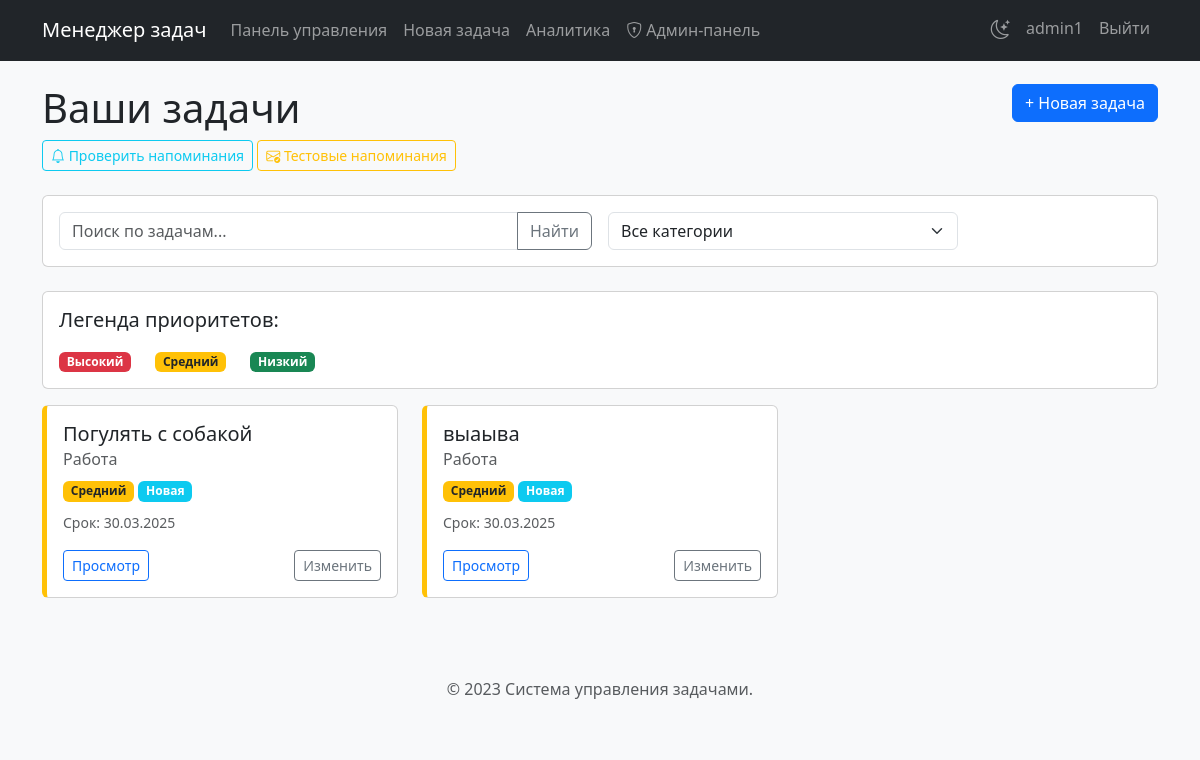
The app's page /dashboard (signed in) with its own data.
### tables this page shows
CREATE TABLE tasks (
        id INTEGER PRIMARY KEY,
        user_id INTEGER NOT NULL,
        title TEXT NOT NULL,
        description TEXT,
        category TEXT,
        priority TEXT,
        due_date DATE,
        status TEXT DEFAULT "Новая",
        created_at TIMESTAMP DEFAULT CURRENT_TIMESTAMP,
        send_reminder BOOLEAN DEFAULT 0,
        reminder_time INTEGER DEFAULT 24,
        FOREIGN KEY (user_id) REFERENCES users (id)
    );

### app.py (the view)
@app.route('/dashboard')
def dashboard():
    if 'user_id' not in session:
        return redirect(url_for('login'))
    search_query = request.args.get('search', '')
    category_filter = request.args.get('category', '')
    conn = sqlite3.connect('tasks.db')
    c = conn.cursor()
    query = """
    SELECT id, title, category, priority, due_date, status, created_at
    FROM tasks
    WHERE user_id = ?
    """
    params = [session['user_id']]
    if search_query:
        query += " AND (title LIKE ? OR description LIKE ?) "
        search_param = f"%{search_query}%"
        params.extend([search_param, search_param])
    if category_filter:
        query += " AND category = ? "
        params.append(category_filter)
    query += """
    ORDER BY
        CASE status
            WHEN 'Завершена' THEN 2
            ELSE 1
        END,
        CASE priority
            WHEN 'Высокий' THEN 1
            WHEN 'Средний' THEN 2
            WHEN 'Низкий' THEN 3
            ELSE 4
        END,
        due_date
    """
    c.execute(query, params)
    tasks = c.fetchall()
    c.execute("SELECT DISTINCT category FROM tasks WHERE user_id = ? ORDER BY category",
              (session['user_id'],))
    categories = [row[0] for row in c.fetchall() if row[0]]  # Исключаем пустые категории
    conn.close()
    return render_template('dashboard.html',
                           tasks=tasks,
                           format_datetime=format_datetime,
                           search_query=search_query,
                           category_filter=category_filter,
                           categories=categories)

### app.py (called while the page is built, shortened)
def format_datetime(dt, user_timezone=None):
    if not dt:
        return None
    if not user_timezone:
        user_timezone = session.get('timezone', 'Europe/Moscow')
    if isinstance(dt, str):
        try:
            dt = datetime.strptime(dt, '%Y-%m-%d %H:%M:%S')
        except ValueError:
            try:
                dt = datetime.strptime(dt, '%Y-%m-%d')
                return dt.strftime('%d.%m.%Y')
            except ValueError:
                return dt

### templates/dashboard.html (shortened to what this page needs)
{% extends 'base.html' %}
{% block content %}
<div class="row mb-4">
    <div class="col">
        <h1>Ваши задачи</h1>
        <div class="mt-2">
            <a href="{{ url_for('send_reminders') }}" class="btn btn-sm btn-outline-info" title="Просмотр расписанных напоминаний">
                <i class="bi bi-bell"></i> Проверить напоминания
            </a>
            <a href="{{ url_for('send_reminders', test_mode=1) }}" class="btn btn-sm btn-outline-warning" title="Отправить тестовые напоминания">
                <i class="bi bi-envelope-check"></i> Тестовые напоминания
            </a>
        </div>
    </div>
    <div class="col-auto">
        <a href="{{ url_for('new_task') }}" class="btn btn-primary">+ Новая задача</a>
    </div>
</div>
<div class="row mb-4">
    <div class="col-md-12">
        <div class="card">
            <div class="card-body">
                <form method="GET" action="{{ url_for('dashboard') }}" class="row g-3">
                    <div class="col-md-6">
                        <div class="input-group">
                            <input type="text" class="form-control" placeholder="Поиск по задачам..."
                                  name="search" value="{{ search_query }}">
                            <button class="btn btn-outline-secondary" type="submit">Найти</button>
                        </div>
                    </div>
                    <div class="col-md-4">
                        <select class="form-select" name="category" onchange="this.form.submit()">
                            <option value="">Все категории</option>
                        </select>
                    </div>
                    <div class="col-md-2">
                    </div>
                </form>
            </div>
        </div>
    </div>
</div>
<div class="row mb-3">
    <div class="col">
        <div class="card">
            <div class="card-body">
                <div class="d-flex justify-content-between mb-2">
                    <h5>Легенда приоритетов:</h5>
                </div>
                <div class="d-flex gap-4">
                    <div><span class="badge bg-danger">Высокий</span></div>
                    <div><span class="badge bg-warning text-dark">Средний</span></div>
                    <div><span class="badge bg-success">Низкий</span></div>
                </div>
            </div>
        </div>
    </div>
</div>
{% if tasks %}
<div class="row">
    {% for task in tasks %}
    <div class="col-md-4">
        <div class="card task-card {% if task[5] == 'Завершена' %}completed-task{% endif %}
            {% if task[3] == 'Высокий' %}high-priority{% elif task[3] == 'Средний' %}medium-priority{% elif task[3] == 'Низкий' %}low-priority{% endif %}">
            <div class="card-body">
                <h5 class="card-title">{{ task[1] }}</h5>
                <h6 class="card-subtitle mb-2 text-muted">{{ task[2] }}</h6>
                <div class="mb-2">
                    <span class="badge {% if task[3] == 'Высокий' %}bg-danger{% elif task[3] == 'Средний' %}bg-warning text-dark{% elif task[3] == 'Низкий' %}bg-success{% else %}bg-secondary{% endif %}">{{ task[3] }}</span>
                    <span class="badge {% if task[5] == 'Новая' %}bg-info{% elif task[5] == 'В процессе' %}bg-primary{% elif task[5] == 'Завершена' %}bg-success{% else %}bg-secondary{% endif %}">{{ task[5] }}</span>
                </div>
                {% if task[4] %}
                <p class="card-text"><small class="text-muted">Срок: {{ format_datetime(task[4], session.get('timezone')) if task[4] else 'Не указан' }}</small></p>
                {% endif %}
                <div class="d-flex justify-content-between">
                    <a href="{{ url_for('view_task', task_id=task[0]) }}" class="btn btn-sm btn-outline-primary">Просмотр</a>
                    <a href="{{ url_for('edit_task', task_id=task[0]) }}" class="btn btn-sm btn-outline-secondary">Изменить</a>
                </div>
            </div>
        </div>
    </div>
    {% endfor %}
</div>
{% else %}
<div class="alert alert-info">
    У вас пока нет задач. <a href="{{ url_for('new_task') }}">Создайте новую задачу</a>, чтобы начать.
</div>
{% endif %}
{% endblock %}

### templates/base.html (shortened to what this page needs)
<!DOCTYPE html>
<html lang="ru">
<head>
    <link href="https://cdn.jsdelivr.net/npm/bootstrap@5.3.0/dist/css/bootstrap.min.css" rel="stylesheet">
    <link href="https://cdn.jsdelivr.net/npm/bootstrap-icons@1.11.3/font/bootstrap-icons.css" rel="stylesheet">
    <link href="{{ url_for('static', filename='css/style.css') }}" rel="stylesheet">
</head>
<body>
    <nav class="navbar navbar-expand-lg navbar-dark bg-dark fixed-top">
        <div class="container">
            <a class="navbar-brand" href="{{ url_for('dashboard') if 'user_id' in session else url_for('login') }}">Менеджер задач</a>
            <div class="collapse navbar-collapse" id="navbarNav">
                {% if 'user_id' in session %}
                <ul class="navbar-nav me-auto">
                    <li class="nav-item">
                        <a class="nav-link" href="{{ url_for('dashboard') }}">Панель управления</a>
                    </li>
                    <li class="nav-item">
                        <a class="nav-link" href="{{ url_for('new_task') }}">Новая задача</a>
                    </li>
                    <li class="nav-item">
                        <a class="nav-link" href="{{ url_for('analytics') }}">Аналитика</a>
                    </li>
                    {% if session.get('is_admin') %}
                    <li class="nav-item">
                        <a class="nav-link" href="{{ url_for('admin_panel') }}">
                            <i class="bi bi-shield-lock me-1"></i>Админ-панель
                        </a>
                    </li>
                    {% endif %}
                </ul>
                <ul class="navbar-nav">
                    <li class="nav-item">
                        <div class="theme-toggle nav-link">
                            <i class="bi bi-moon-stars"></i>
                        </div>
                    </li>
                    <li class="nav-item">
                        <a class="nav-link" href="{{ url_for('profile') }}">{{ session['username'] }}</a>
                    </li>
                    <li class="nav-item">
                        <a class="nav-link" href="{{ url_for('logout') }}">Выйти</a>
                    </li>
                </ul>
                {% endif %}
            </div>
        </div>
    </nav>
    <div class="container mt-4">
        {% block content %}{% endblock %}
    </div>
    <footer class="mt-5 py-3 bg-light">
        <div class="container text-center">
            <p class="text-muted">© 2023 Система управления задачами.</p>
        </div>
    </footer>
</body>
</html>

### static/css/style.css (style rules this page uses)
.theme-toggle { cursor: pointer; padding: 0.5rem; }
.theme-toggle i { font-size: 1.2rem; transition: transform 0.3s ease; }

### templates/base.html (style rules this page uses)
body { padding-top: 60px; background-color: #f8f9fa; }
.task-card { transition: transform 0.2s ease; margin-bottom: 15px; }
.medium-priority { border-left: 5px solid #ffc107; }

### records on screen
tasks: title "Погулять с собакой", category "Работа", priority "Средний", status "Новая", due_date "30.03.2025"
tasks: title "выаыва", category "Работа", priority "Средний", status "Новая", due_date "30.03.2025"

### other values on screen
{{ session['username'] }} "admin1"
